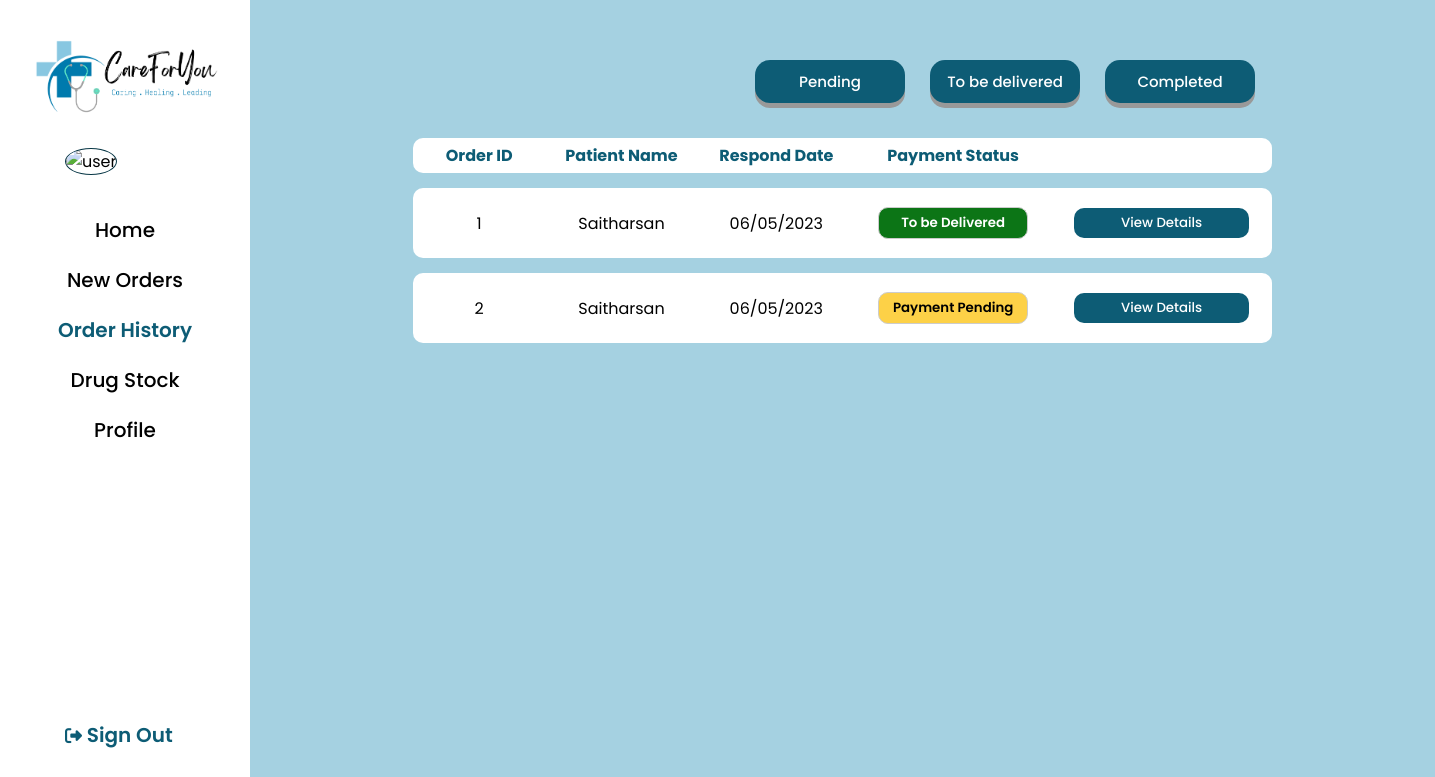
Screenshot of /pharmacy/pharmacy_orderhistory.php (signed in) with the database file from the repository.
### tables this page shows
CREATE TABLE `tbl_respondedorders` (
  `order_id` int(20) NOT NULL,
  `pname` varchar(255) NOT NULL,
  `paddress` varchar(255) NOT NULL,
  `contactnumber` int(10) NOT NULL,
  `prescription_name` varchar(255) NOT NULL,
  `remarks` varchar(255) NOT NULL,
  `orderdate` varchar(20) NOT NULL,
  `ordertime` varchar(20) NOT NULL,
  `unavailablemedicines` varchar(255) NOT NULL,
  `responddate` varchar(20) NOT NULL,
  `respondtime` varchar(20) NOT NULL,
  `nettotal` decimal(20,2) NOT NULL,
  `order_status` int(11) NOT NULL DEFAULT 1,
  `nic` varchar(200) NOT NULL,
  `userid` int(200) NOT NULL
);

### pharmacy/pharmacy_orderhistory.php (the view, shortened to what this page needs)
<?php include('../config/constants.php') ?>
<?php
    $btn_all = $btn_pending = $btn_tobe = $btn_complete = 'btn-press';
    if(!isset($_GET['pendingid']) && !isset($_GET['tobeid']) && !isset($_GET['completeid'])){
        $sql = "SELECT * FROM tbl_respondedorders ";
        $result = mysqli_query($conn, $sql);
    }
?>
<!DOCTYPE html>
<html lang="en">
<head>
    <link rel="stylesheet" href="../css/pharmacy.css">
</head>
<body>
<?php include('pharmacy_getinfo.php') ?>
    <div class="wrapper">
        <div class="sidebar">
            <a href="../index.php"><img src="../images/logo.png" alt="logo" class="logo"></a>
            <img src="../images/user-profilepic/pharmacist/<?php echo $profile_picture; ?>" alt="user" class="imgframe">
            <ul>
                <li><a href="pharmacy_home.php">Home</a></li>
                <li><a href="pharmacy_neworders.php">New Orders</a></li>
                <li><a href="pharmacy_orderhistory.php"><div class="highlighttext">Order History</div></a></li>
                <li><a href="pharmacy_stock.php">Drug Stock</a></li>
                <li><a href="pharmacy_viewprofile.php">Profile</a></li>
            </ul>
            <div class="signouttext"><a href="../logout.php"><i class="fa-solid fa-right-from-bracket"></i> Sign Out </a></div>
        </div>
        <div class="main_content">
            <div class="order-filter-btn">
                <div class="right-button order-filter-main-btn">
                    <a href="?pendingid "><button class="btn-press <?php echo $btn_pending?>" name="pendingpayment">Pending</button></a>
                    <a href="?tobeid"><button class="btn-press <?php echo $btn_tobe ?>" name="tobedelivered">To be delivered</button></a>
                    <a href="?completeid"><button class="btn-press <?php echo $btn_complete ?>" name="complete">Completed</button></a>
                </div>
            </div>
            <div class="info">
            <span>
                <table class="tbl-main">
                    <thead>
                        <tr>
                            <td>Order ID</td>
                            <td>Patient Name</td>
                            <td>Respond Date</td>
                            <td>Payment Status</td>
                            <td></td>
                        </tr>
                    </thead>
                    <tbody>
                    <?php
                        if ($result) {
                        while ($row = mysqli_fetch_array($result)) {
                    ?>
                        <tr>
                            <td><?php echo $row['order_id']; ?></td>
                            <td><?php echo $row['pname']; ?></td>
                            <td><?php echo $row['responddate']; ?></td>
                        <?php
                             if($row['order_status'] == 1) { ?>
                                <td><button class="st01"> <?php echo 'Payment Pending';?> </button></td>
                        <?php
                            } else if($row['order_status'] == 2) { ?>
                                <td><button class="st02"> <?php echo 'To be Delivered'; ?> </button></td>
                        <?php
                            } else if($row['order_status'] == 3) { ?>
                                <td><button class="st04"> <?php echo 'Complete'; ?> </button></td>
                        <?php
                            } else if($row['order_status'] == 4) { ?>
                                <td><button class="st05"> <?php echo 'Cancelled'; ?> </button></td>
                        <?php
                            } ?>
                            <td><a href="./pharmacy_vieworder.php?id=<?php echo $row['order_id'];?>"><button class="btn-vieworder"><span>View Details</span></button></a></td>
                        </tr>
                        <?php } ?>
                        <?php
                            } else {
                        ?>
                            <h3>No orders yet</h3>
                        <?php
                            }
                        ?>
                    </tbody>
                </table>
            </span>
            </div>
        </div>
    </div>
</body>
</html>

### css/pharmacy.css (style rules this page uses)
* { margin: 0px; padding: 0px; box-sizing: border-box; list-style: none; text-decoration: none; font-family: 'Poppins', sans-serif; }
body { background-color: #A5D1E1; }
.wrapper { display: flex; position: relative; }
.wrapper .sidebar { width: 250px; height: 100%; background: #FFFFFF; padding: 30px 0px; position: fixed; }
.logo { width: 200px; margin-top: 0px; margin-left: 25px; }
.imgframe { width: 120px; height: 120px; margin-top: 20px; margin-left: 65px; border: 1px solid #083746; border-radius: 50%; }
.wrapper .sidebar ul { margin-top: 20px; text-align: center; font-size: 20px; font-weight: 500; padding: 10px; }
.wrapper .sidebar ul li { padding: 10px; vertical-align: middle; }
.wrapper .sidebar ul li a { color: #000000; display: block; }
.signouttext { color: #0D5C75; text-align: center; font-size: 20px; font-weight: 600; position: absolute; bottom: 50px; left: 65px; }
.wrapper .sidebar .signouttext a { color: #0D5C75; display: block; }
.fa-solid { font-size: 17px; }
.wrapper .main_content { width: 100%; margin-left: 250px; margin-top: 50px; text-align: center; }
.wrapper .main_content .info { margin: 20px; color: #000000; line-height: 25px; }
.wrapper .right-button { margin-left: 470px; }
.highlighttext { color: #0D5C75; font-weight: 600; display: inline; }
table { border-collapse:collapse; }
table td { width: 750px; text-align:center; padding-left: 10%; padding-right: 10%; }
.tbl-main { width: 75%; margin-left:auto; margin-right:auto; border-collapse: separate; border-spacing: 0 15px; }
.tbl-main tr { background-color: #ffffff; }
.tbl-main thead td { color: #0D5C75; font-weight: 700; padding: 5px; }
.tbl-main td { color: #000000; text-align: center; width: 300px; padding: 15px; padding-left: 0%; padding-right: 0%; }
.tbl-main td:first-child, th:first-child { border-radius: 10px 0 0 10px; }
.tbl-main td:last-child, th:last-child { border-radius: 0 10px 10px 0; }
.btn-press { width: 150px; padding: 10px 15px; font-size: 15px; text-align: center; cursor: pointer; outline: none; color: #fff; background-color: #0D5C75; border: none; border-radius: 15px; box-shadow: 0 5px #999; font-weight: 500; }
.btn-vieworder { border-radius: 10px; background-color: #0D5C75; border: none; color: #FFFFFF; text-align: center; padding: 5px; width: 175px; transition: all 0.5s; cursor: pointer; margin: 5px; font-weight: 500; }
.btn-vieworder span { cursor: pointer; display: inline-block; position: relative; transition: 0.5s; }
.btn-vieworder span:after { content: '\00bb'; position: absolute; opacity: 0; top: 0; right: -20px; transition: 0.5s; }
.order-filter-btn { display: flex; flex-direction: column; margin: 10px 180px 0px 0px; }
.order-filter-main-btn { display: flex; flex-direction: row; align-items: center; justify-content:right; margin-left: 10px; }
.order-filter-main-btn a { margin-left: 25px; }
.st01 { background-color: #FDD147; width: 175px; width: 150px; padding: 5px; padding-left: 10px; padding-right: 10px; border-radius: 10px; border: 1px solid #ccc; color: #000; font-weight: 550; }
.st02 { background-color: #0C7516; width: 175px; width: 150px; padding: 5px; padding-left: 10px; padding-right: 10px; border-radius: 10px; border: 1px solid #ccc; color: #fff; font-weight: 550; }

### rows the page displays
tbl_respondedorders: order_id "1", pname "Saitharsan", responddate "06/05/2023", order_status "To be Delivered"
tbl_respondedorders: order_id "2", pname "Saitharsan", responddate "06/05/2023", order_status "Payment Pending"
